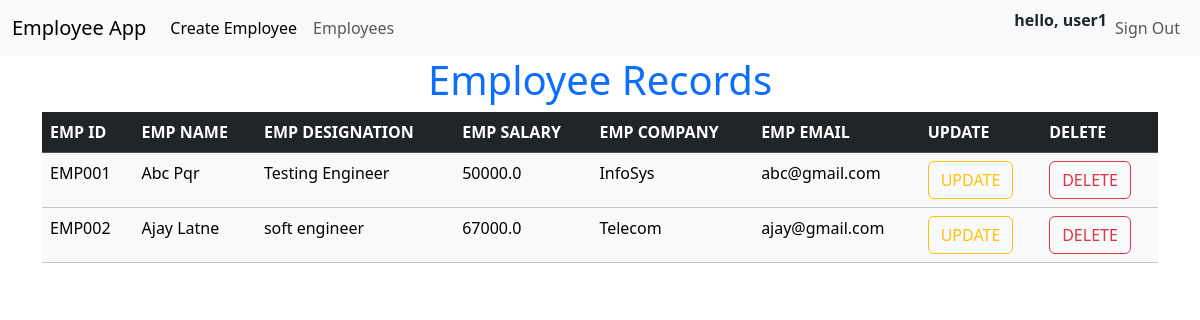
Page /employee_list/ (signed in) on the committed database.
### employee_app/models.py (models this page shows)
class Employee(models.Model):
    emp_id = models.CharField(max_length=20)
    name = models.CharField(max_length=30)
    designation = models.CharField(max_length=30)
    salary = models.FloatField()
    company = models.CharField(max_length=50)
    email_address = models.EmailField()

### employee_app/views.py (the view)
# urls.py: path('employee_list/', EmployeeList.as_view(), name='employee-list'),
class EmployeeList(LoginRequiredMixin, View):
    template_name = 'employee_app/employee_list.html'
    def get(self, request):
        employees = Employee.objects.all()
        context = {'employees': employees}
        return render(request, self.template_name, context=context)

### templates/employee_app/employee_list.html (shortened to what this page needs)
{% extends 'layout.html' %}
{% block content %}
    <div class="container">
        <h1 class="text-primary text-center">Employee Records</h1>
        <table class="table table-dark table-hover">
            <thead>
                <tr>
                    <th>EMP ID</th>
                    <th>EMP NAME</th>
                    <th>EMP DESIGNATION</th>
                    <th>EMP SALARY</th>
                    <th>EMP COMPANY</th>
                    <th>EMP EMAIL</th>
                    <th>UPDATE</th>
                    <th>DELETE</th>
                </tr>
            </thead>
            <tbody class="table-light">
                {% for emp in employees %}
                    <tr>
                        <td>{{emp.emp_id}}</td>
                        <td>{{emp.name}}</td>
                        <td>{{emp.designation}}</td>
                        <td>{{emp.salary}}</td>
                        <td>{{emp.company}}</td>
                        <td>{{emp.email_address}}</td>
                        <td><a href="{% url 'employee-update' emp.id %}" class="btn btn-outline-warning">UPDATE</a></td>
                        <td><a href="{% url 'employee-delete' emp.id %}" class="btn btn-outline-danger">DELETE</a></td>
                    </tr>
                {% endfor %}
            </tbody>
        </table>
    </div>
{% endblock %}

### templates/layout.html (shortened to what this page needs)
<!DOCTYPE html>
<html lang="en">
<head>
    <link href="https://cdn.jsdelivr.net/npm/bootstrap@5.3.1/dist/css/bootstrap.min.css" rel="stylesheet">
</head>
<body>
    <nav class="navbar navbar-expand-lg bg-body-tertiary">
        <div class="container-fluid">
            <a class="navbar-brand" href="#">Employee App</a>
            <div class="collapse navbar-collapse" id="navbarNavAltMarkup">
                <div class="navbar-nav">
                    <a class="nav-link active" aria-current="page" href="{% url 'employee-create' %}">Create Employee</a>
                    <a class="nav-link" href="{% url 'employee-list' %}">Employees</a>
                </div>
                <div class="navbar-nav ms-auto">
                    {% if user.is_authenticated %}
                        <p class="fw-bold">hello, {{user.username}}</p>
                        <a class="nav-link" href="{% url 'logout' %}">Sign Out</a>
                    {% else %}
                        <a class="nav-link" href="{% url 'register' %}">Sign Up</a>
                        <a class="nav-link" href="{% url 'login' %}">Sign In</a>
                    {% endif %}
                </div>
            </div>
        </div>
    </nav>
    {% block content %}{% endblock %}
</body>
</html>

### rows in the picture
Employee: emp_id "EMP001", name "Abc Pqr", designation "Testing Engineer", salary "50000.0", company "InfoSys", email_address "abc@gmail.com"
Employee: emp_id "EMP002", name "Ajay Latne", designation "soft engineer", salary "67000.0", company "Telecom", email_address "ajay@gmail.com"

### other values in the picture
{{ user.username }} "user1"
